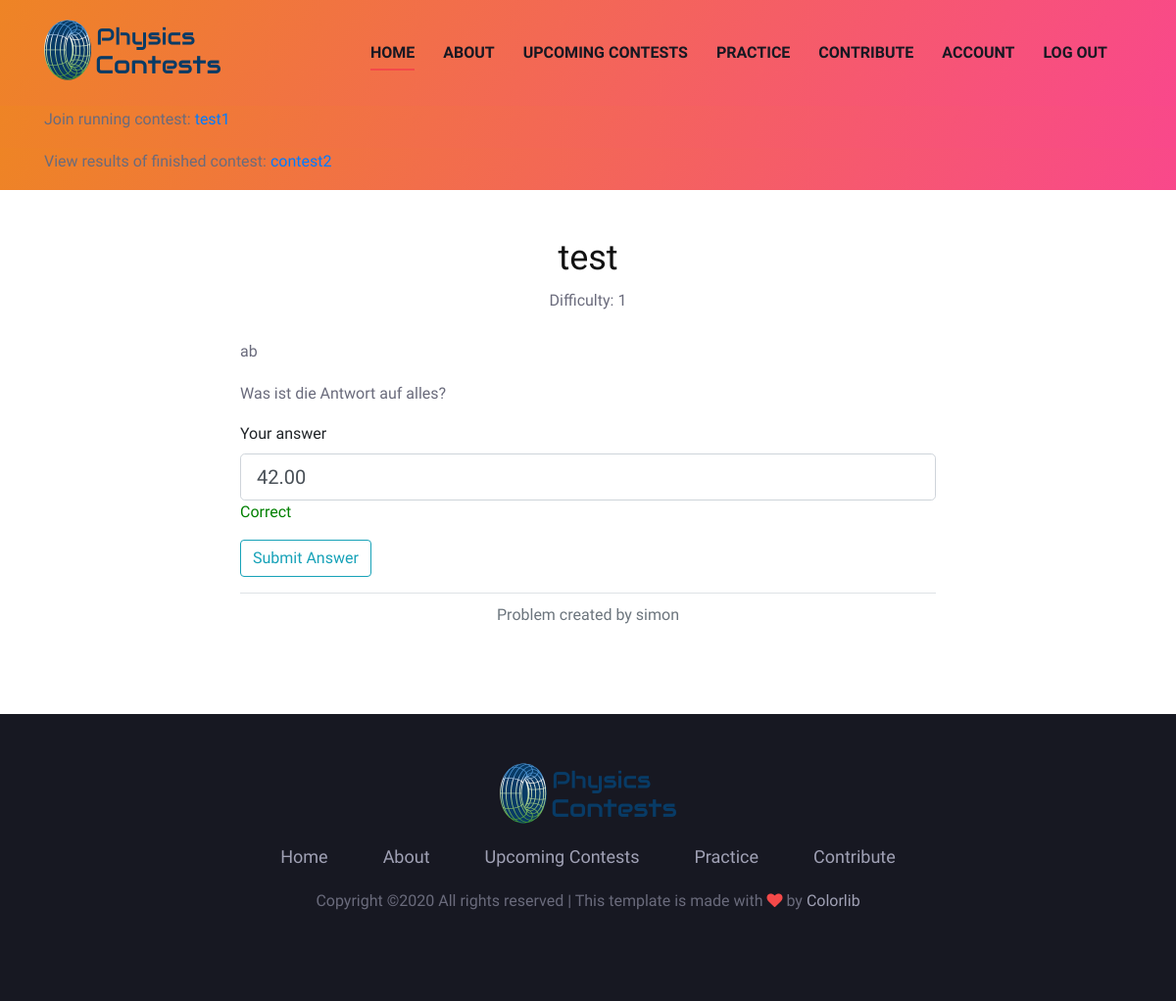
The app's page /practice/exercises/1 (signed in) with its own data.
### physicscontests/models.py (models this page shows, shortened)
class Contest(db.Model):
	id = db.Column(db.Integer,primary_key=True)
	name = db.Column(db.String(40), unique=True, nullable=False, default=f"Physicscontest #{id}")
	description = db.Column(db.Text)
	start = db.Column(db.DateTime, nullable=False)
	end = db.Column(db.DateTime, nullable=False)
	tasks = db.relationship('Task', backref='contest')
	creator_id = db.Column(db.Integer, db.ForeignKey('user.id'))

class Task(db.Model):
	visible = db.Column(db.Boolean,nullable=False,default=False)
	id = db.Column(db.Integer, primary_key=True)
	title = db.Column(db.String(200), unique=True, nullable=False)
	story = db.Column(db.Text, nullable=False)
	image_file = db.Column(db.String(200))
	task = db.Column(db.Text, nullable=False)
	solution = db.Column(db.Numeric, nullable=False)
	writeup = db.Column(db.Text, default="See the attached document for an explanation.")
	writeup2 = db.Column(db.String(400))
	difficulty = db.Column(db.Integer, nullable=False)
	author_id = db.Column(db.Integer, db.ForeignKey('user.id'))
	contest_id = db.Column(db.Integer, db.ForeignKey('contest.id'))
	solved_by_users = db.relationship("Solved_by", back_populates="solved")

class User(UserMixin, db.Model):
	id = db.Column(db.Integer,primary_key=True)
	username = db.Column(db.String(20), unique=True, nullable=False)
	email = db.Column(db.String(120), unique=True, nullable=False)
	image_file = db.Column(db.String(200), nullable=False, default="default.jpg")
	password = db.Column(db.String(60), nullable=False)
	contests_created = db.relationship('Contest', backref='creator')
	created = db.relationship('Task', backref='author')
	solved = db.relationship('Solved_by', back_populates="solved_by_users")
	participated_in = db.relationship('Contest', secondary=participation, backref=db.backref("participants", lazy="dynamic"))
	placements = db.relationship('Contest', secondary=placement, backref=db.backref("standings", lazy="dynamic"))

### physicscontests/routes.py (the view, shortened to what this page needs)
@app.route("/practice/exercises/<int:taskID>", methods=["GET","POST"])
def view_task(taskID):
	task = Task.query.filter_by(id=taskID).first()
	if task and (task.visible or task.author == current_user):
		form = AnswerForm()
		if current_user.is_authenticated and Solved_by.query.filter_by(solved=task).filter_by(solved_by_users=current_user).all():
			form.answer.data = task.solution
		image_file = None
		if task.image_file:
			image_file = url_for("static",filename="explanation_images/" + task.image_file)
		return render_template("view_task.html", task=task, form=form, image_file=image_file, is_author=(current_user==task.author))
	else:
		return not_found(1)

### physicscontests/forms.py
class AnswerForm(FlaskForm):
	answer = DecimalField("Your answer", validators=[DataRequired()])
	submit = SubmitField("Submit Answer")

### physicscontests/__init__.py (called while the page is built)
def get_important_announcements():#should only be triggered once if there is something important
	announcements = []
	return announcements

def get_running_contests():
	contests_running = Contest.query.filter(Contest.start <= datetime.now()).filter(Contest.end > datetime.now()).all()
	return contests_running

def get_finished_contests():
	contests_finished = Contest.query.filter(Contest.end <= datetime.now()).filter(Contest.end > datetime.now() - timedelta(hours=2)).all()
	return contests_finished

### physicscontests/models.py (called while the page is built)
@login_manager.user_loader
def load_user(user_id):
	return User.query.get(int(user_id))

### physicscontests/templates/view_task.html (shortened to what this page needs)
{% extends 'base.html' %}
{% block body %}
<div class="container mt-5 mb-5">
	<div class="col-lg-8 center-form">
		<form method="POST" action="">
			<h2 class="text-center mb-2">{{ task.title }}</h2>
			<p class="text-center mb-4">Difficulty: {{ task.difficulty }}</p>
			<p>{{ task.story }}</p>
			<p>{{ task.task }}</p>
			<div class="mb-3">
			{{ form.answer.label(class="form-control-label") }}
			{% if form.answer.errors %}
				{{ form.answer(class="form-control form-control-lg is-invalid") }}
				<div class="emailinvalid-feedback">
					{% for error in form.answer.errors %}
						<span>{{ error }}</span>
					{% endfor %}
				</div>
			{% elif form.answer.data and (form.answer.data-task.solution)|abs / task.solution|abs <= 0.01 %}
				{{ form.answer(class="form-control form-control-lg") }}
				<div>
					<span style="color:green">Correct</span>
				</div>
			{% elif form.answer.data and form.answer.data == 42 %}
				{{ form.answer(class="form-control form-control-lg") }}
				<div>
					<span style="color:orange">Funny, but this won't be judged as correct!</span>
				</div>
			{% elif form.answer.data %}
				{{ form.answer(class="form-control form-control-lg") }}
				<div>
					<span style="color:red">Wrong answer. Try again.</span>
				</div>
			{% else %}
				{{ form.answer(class="form-control form-control-lg") }}
			{% endif %}
			</div>
			<div class="form-group mb-3">
				{{ form.submit(class="btn btn-outline-info") }}
			</div>
			<div class="border-top mt-3 pt-2 pb-4">
				<p class="text-muted text-center">
					Problem created by {{ task.author.username }}
				</p>
			</div>
		</form>
	</div>
</div>
{% endblock %}

### physicscontests/templates/base.html (shortened to what this page needs)
<!DOCTYPE html>
<html lang="zxx">
<head>
    <link rel="stylesheet" href="{{ url_for('static', filename='css/bootstrap.min.css') }}" type="text/css">
    <link rel="stylesheet" href="{{ url_for('static', filename='css/font-awesome.min.css') }}" type="text/css">
    <link rel="stylesheet" href="{{ url_for('static', filename='css/elegant-icons.css') }}" type="text/css">
    <link rel="stylesheet" href="{{ url_for('static', filename='css/owl.carousel.min.css') }}" type="text/css">
    <link rel="stylesheet" href="{{ url_for('static', filename='css/magnific-popup.css') }}" type="text/css">
    <link rel="stylesheet" href="{{ url_for('static', filename='css/slicknav.min.css') }}" type="text/css">
    <link rel="stylesheet" href="{{ url_for('static', filename='css/style.css') }}" type="text/css">
</head>
<body>
    <header class="header-section bg-gradient">
        <div class="container">
            <div class="logo">
                <a href="{{ url_for('home') }}">
                    <img src="{{ url_for('static', filename='new_img/logo1.png') }}" alt="">
                </a>
            </div>
            <div class="nav-menu">
                <nav class="mainmenu mobile-menu">
                    <ul>
                        <li class="active"><a href="{{ url_for('home') }}">Home</a></li>
                        <li><a href="{{ url_for('about') }}">About</a></li>
                        <li><a href="{{ url_for('upcoming_contests') }}">Upcoming Contests</a></li>
                        <li><a href="{{ url_for('practice') }}">Practice</a>
                        </li>
                        {% if current_user.is_authenticated %}
                            <li><a href="{{ url_for('contribute') }}">Contribute</a>
                            </li>
                            <li><a href="{{ url_for('account') }}">Account</a></li>
                            <li><a href="{{ url_for('logout') }}">Log out</a></li>
                        {% else %}
                            <li><a href="{{ url_for('contribute') }}">Contribute</a></li>
                            <li><a href="{{ url_for('login') }}">Log In</a></li>
                            <li><a href="{{ url_for('register') }}">Register</a></li>
                        {% endif %}
                    </ul>
                </nav>
            </div>
        </div>
    </header>
    {% with running_cs = get_running_contests() %}
        {% if running_cs %}
            <header class="header-section bg-gradient">
                <div class="container">
                    {% for contest in running_cs %}
                        <div class="row center-form"><p>Join running contest: <a href="{{ url_for('view_contest', contestID=contest.id) }}">{{ contest.name }}</a></p></div>
                    {% endfor %}
                </div>
            </header>
        {% endif %}
    {% endwith %}
    {% with finished_cs = get_finished_contests() %}
        {% if finished_cs %}
            <header class="header-section bg-gradient">
                <div class="container">
                    {% for contest in finished_cs %}
                        <div class="row center-form"><p>View results of finished contest: <a href="{{ url_for('contest_scoreboard', contestID=contest.id) }}">{{ contest.name }}</a></p></div>
                    {% endfor %}
                </div>
            </header>
        {% endif %}
    {% endwith %}
    {% block body %}{% endblock %}
    <footer class="footer-section">
        <div class="container">
            <div class="row">
                <div class="col-lg-12">
                    <div class="footer-text">
                        <div class="ft-logo">
                            <a href="#" class="footer-logo"><img src="{{ url_for('static', filename='new_img/logo1.png') }}" alt=""></a>
                        </div>
                        <ul>
                            <li><a href="{{ url_for('home') }}">Home</a></li>
                            <li><a href="{{ url_for('about') }}">About</a></li>
                            <li><a href="{{ url_for('upcoming_contests') }}">Upcoming Contests</a></li>
                            <li><a href="{{ url_for('practice') }}">Practice</a></li>
                            <li><a href="{{ url_for('contribute') }}">Contribute</a></li>
                        </ul>
                        <div class="copyright-text"><p>
  Copyright &copy;<script>document.write(new Date().getFullYear());</script> All rights reserved | This template is made with <i class="fa fa-heart" aria-hidden="true"></i> by <a href="https://colorlib.com" target="_blank">Colorlib</a>
  </p></div>
                    </div>
                </div>
            </div>
        </div>
    </footer>
</body>
</html>

### physicscontests/static/css/style.css (style rules this page uses)
.center-form { margin-left: auto; margin-right: auto; }
html, body { height:100%; margin:0; }
body { display:flex; flex-direction:column; }
footer { margin-top:auto; }
html, body { height: 100%; font-family: "Work Sans", sans-serif; -webkit-font-smoothing: antialiased; font-smoothing: antialiased; }
h1, h2, h3, h4, h5, h6 { margin: 0; color: #111111; font-weight: 400; font-family: "Work Sans", sans-serif; }
h2 { font-size: 36px; }
p { font-size: 16px; font-family: "Work Sans", sans-serif; color: #6a6b7c; font-weight: 400; line-height: 28px; margin: 0 0 15px 0; }
img { max-width: 100%; }
ul, ol { padding: 0; margin: 0; }
.bg-gradient, .bd-text .bd-tag-share .s-share a:hover, .bh-text .play-btn, .schedule-table-tab .nav-tabs .nav-item .nav-link.active, .newslatter-inner .ni-form button, .latest-item .li-tag, .price-item .price-btn:hover, .price-item .pi-price, .price-item .tr-tag, .schedule-tab .nav-tabs .nav-item .nav-link.active, .site-btn { background-image: -o-linear-gradient(330deg, #ee8425 0%, #f9488b 100%), -o-linear-gradient(330deg, #ee8425 0%, #f9488b 100%); background-image: linear-gradient(120deg, #ee8425 0%, #f9488b 100%), linear-gradient(120deg, #ee8425 0%, #f9488b 100%); }
.header-section { display: -webkit-box; display: -ms-flexbox; display: flex; }
.logo { float: left; padding-top: 20px; padding-bottom: 20px; }
.logo a { display: inline-block; }
.nav-menu { float: right; }
.nav-menu .mainmenu { display: inline-block; }
.nav-menu .mainmenu ul li { display: inline-block; list-style: none; margin-right: 40px; position: relative; }
.nav-menu .mainmenu ul li.active a:after { opacity: 1; }
.nav-menu .mainmenu ul li a { font-size: 16px; color: #171822; text-transform: uppercase; font-weight: 600; padding: 42px 0; position: relative; display: inline-block; }
.nav-menu .mainmenu ul li a:after { position: absolute; left: 0; bottom: 36px; height: 2px; width: 100%; background: #F44949; content: ""; opacity: 0; -webkit-transition: all 0.3s; -o-transition: all 0.3s; transition: all 0.3s; }
.footer-section { background: #171822; padding-top: 50px; padding-bottom: 60px; }
.footer-text { text-align: center; }
.footer-text .ft-logo { margin-bottom: 20px; }
.footer-text .ft-logo a { display: inline-block; }
.footer-text ul { margin-bottom: 18px; }
.footer-text ul li { list-style: none; display: inline-block; margin-right: 52px; }
.footer-text ul li:last-child { margin-right: 0; }
.footer-text ul li a { font-size: 18px; color: #a0a1b5; display: inline-block; -webkit-transition: all 0.3s; -o-transition: all 0.3s; transition: all 0.3s; }
.footer-text .copyright-text { font-size: 14px; color: #a0a1b5; margin-bottom: 28px; }
.footer-text .copyright-text i { color: #f44949; }
.footer-text .copyright-text a { color: #a0a1b5; }
@media only screen and (min-width: 992px) and (max-width: 1299px) { .nav-menu .mainmenu ul li { margin-right: 25px; } }

### records on screen
Contest: name "test1"
Contest: name "contest2"
Task: title "test", difficulty "1", story "ab", task "Was ist die Antwort auf alles?"
User: author.username "simon"
